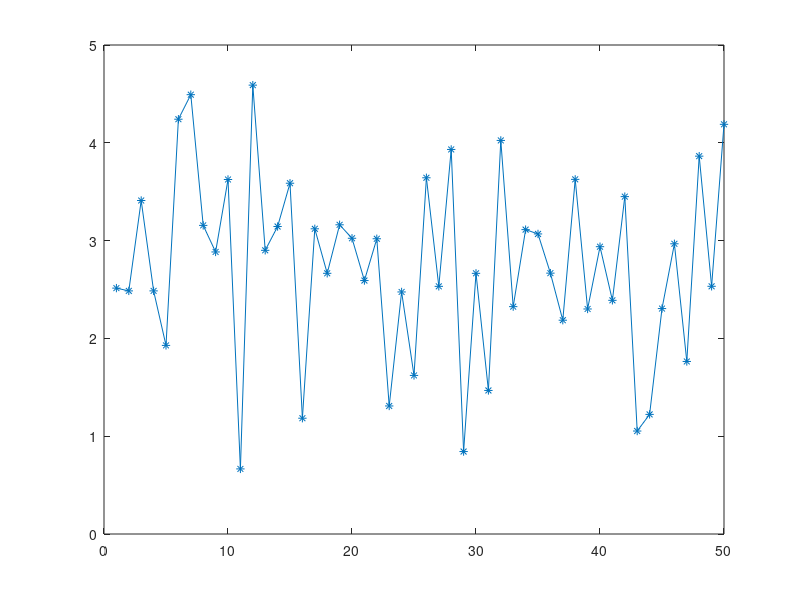

Reproduce this figure in MATLAB. (Note: this script raises an error after producing the figure.)
clear all;
close all;
clc;

code_length=1:50;

    dots=3+randn([1,50]);


plot (code_length,dots,'*-');
ax = gca;
ax.FontSize=16;
%ax.YLim = [0.01,1];